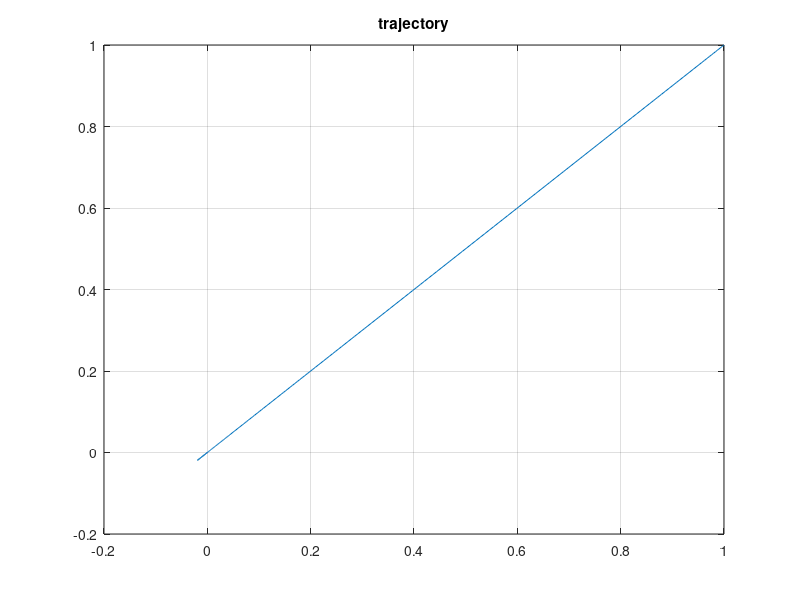

This chart was generated by the following MATLAB code: (Note: this script raises an error after producing the figure.)
clc;
close all;
clear all;

%%
n= 4;
m= 2;
l= 2;

N= 1000;
x= zeros(n,N);
u= zeros(m,N);
y= zeros(l,N);


A = [0,0,1,0;
     0,0,0,1;
     0,0,0,0;
     0,0,0,0];

eig(A)

B = [0 0;
     0 0;
     1 0;
     0 1;];

C = [1,0,0,0;
     0,1,0,0];
 
D = [];

dt = 0.01;

sys1 = ss(A,B,C,D);
sys2 = c2d(sys1,dt);

At = sys2.A;
Bt = sys2.B;
Ct = sys2.C;


Qx = 1*eye(2);
Qv = 0.1*eye(2);
Q = [Qx,zeros(2,2);
    zeros(2,2),Qv];
R = 0.1*eye(2);

[Ks,S,e] = dlqr(At,Bt,0.001*Q,0.001*R,[]);

%stabilized system
As = At-Bt*Ks;


Qx = 1*eye(2);
Qv = 0.1*eye(2);
Q = [Qx,zeros(2,2);
    zeros(2,2),Qv];
R = 0.1*eye(2);

[K,S,e] = dlqr(As,Bt,Q,R,[]); 

x0 = [1,1,0,0]';  
x(:,1) = x0; 
for i=1:N
    u(:,i) = -K*x(:,i);
    x(:,i+1) = As*x(:,i) + Bt*u(:,i);
    y(:,i) = Ct*x(:,i);
end


figure()
plot(x(1,:),x(2,:));
title('trajectory')
grid on;


%% 

xest = [1,1,-1,0]'; 
% window size 
%N = 150;
N = 15;
A = [];
H = [];

for i = 1:N
    A = [A;As^(i)];
    G=[];
    for j= 1:N
        if i >= j
        G = [G,As^(i-j)*Bt];
        else
        G = [G,zeros(n,m)];
        end
    end

    H = [H;G];

end

xobs = xest;

%%
I = 200;
xiter = [];
for iter = 1:I
%for iter = 1:1
    x0 = xest
    u = zeros(m,N);
    x = zeros(n,N);
    y = zeros(l,N);
    x(:,1) = x0;
    
    
    % Generate optimal trajectory
    for i=1:N
        u(:,i) = -K*x(:,i);
        x(:,i+1) = As*x(:,i) + Bt*u(:,i);
        y(:,i) = Ct*x(:,i);
    end

    X_bar = x(:);
    X_bar(1:4)=[];

    U_bar = u(:);


    ly_exp=[];
    eps=1;
    delta=1e2
    

    cvx_begin quiet
        variable U(m*N)
        variable X(n*(N))
        L=[];
        Kl=[];
        obj=0;
        for i=1:N
            lx = phi_set_L_cvx2(Ct*X((i-1)*(n)+1:i*n));
            kx = phi_set_k_cvx2(Ct*X((i-1)*(n)+1:i*n));
            L=[L,lx];
            Kl=[Kl,kx];

            ly = eps*(min(real(eig((As-Bt*K)^i))));
            obj = obj + ly'*ly*(1 - lx) - 2*kx;
        end       

        dx0=zeros(n,1);

        maximize(obj)
        subject to
            %X  == X_bar + A*x0 + H*(U);
            X  == X_bar + A*dx0 + H*(U);

            % X(1:n) == X_bar(1:n);
            (X-X_bar)'*(X-X_bar) <= 1e2*1e2
            X(end-n:end) == X_bar(end-n:end);
            U'*U <= 1e2*1e2

            U'*U <= U_bar'*U_bar + delta


    cvx_end


    %%%%%%%%%%%%%%%%%%%%%%%%%%%%%%
    u_obs = U(1:m) + U_bar(1:m);
    % xest = X_bar(1:n) + As*dx0 + Bt*u_obs;
    xest = As*x0 + Bt*u_obs;
    xobs=[xobs,xest];
    %%%%%%%%%%%%%%%%%%%%%%%%%%%%%%
    iter
    xiter = [xiter;reshape(X,n,[])];


end

%
xx = reshape(X,n,[]);
uu = reshape(U,m,[]);

%%
close all;
figure()
plot(xx(1,:),xx(2,:),'k','LineWidth',2);hold on;
plot(x(1,:),x(2,:),'b','LineWidth',2);hold on;
plot(xx(1,1),xx(2,1),'ko');
plot(xx(1,end),xx(2,end),'bo');
plot(x(1,:),x(2,:),'b','LineWidth',2);hold on;
plot(x(1,1),x(2,1),'ko');
plot(x(1,end),x(2,end),'bo');
plot(1,0,'r*')
plot(0,0,'go')
xlabel('x');
ylabel('y');
legend('optimal','improved')
title("observability based trajectory")


%%
%
figure()
plot(xobs(1,:),xobs(2,:));hold on;
plot(xobs(1,1),xobs(2,1),'ko');
plot(xobs(1,end),xobs(2,end),'bo');
plot(1,0,'ro')
plot(0,0,'go')
xlabel('x');
ylabel('y');
title("MPC")

%
figure()
plot(xobs(1,:),xobs(2,:),'r','LineWidth',3);hold on;
for i=1:I
    plot(xiter((i-1)*n+1,:),xiter((i-1)*n+2,:),'--k')
    plot(xiter((i-1)*n+1,1),xiter((i-1)*n+2,1),'bo')
    plot(xiter((i-1)*n+1,end),xiter((i-1)*n+2,end),'go')
end
title('MPC')